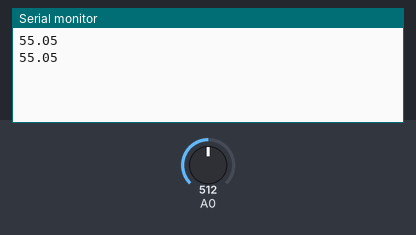
Bench run of a sketch on a simulated Arduino Uno, built with avr-gcc and run on an emulated ATmega328P. On the bench: the last lines printed to the serial monitor. Inputs (shaded band) come from the test bench; at power-on: A0 = 512.

Above: at 1.8 s.
1.9 s: A0 set to 716
At 2.8 s:
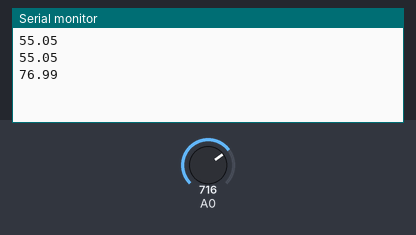
3.4 s: A0 set to 900
At 4.5 s:
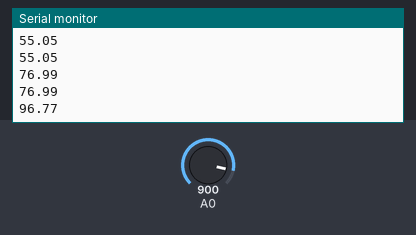
Timing chart, 0 to 6.4 s (numbered marks = the images above; inputs shaded):
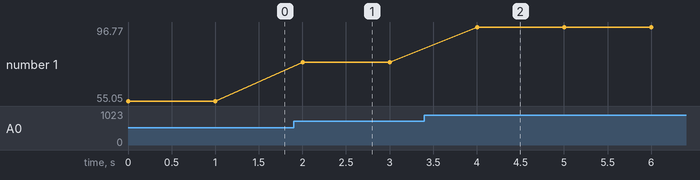

Measured:
- after the input at 1.9 s, the serial monitor: prints a new line after 0.10 s (image 1)
- after the input at 3.4 s, the serial monitor: prints a new line after 0.60 s (image 2)
- plotted number 1: 55.05 → 76.99 after the input at 1.9 s, 76.99 → 96.77 after the input at 3.4 s

The sketch:

TEMPV2.ino
```cpp
float tempC;
int lectura;

void setup()
{

//REFERENCIA DE 1,1V
analogReference(INTERNAL);

Serial.begin(115200);
}

void loop()
{
lectura = analogRead(A0);
tempC = lectura / 9.3;
Serial.println(tempC);
delay(1000);
}
```
